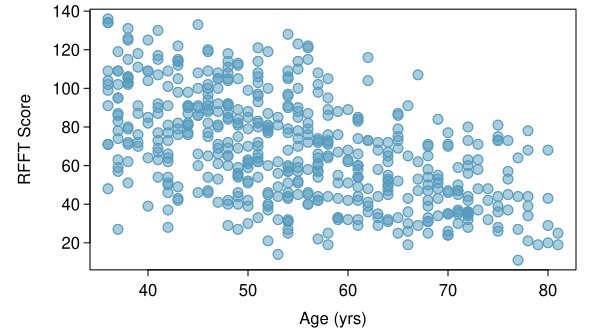

This figure's R source:
library(openintro)
data(COL)

myPDF("statinsAgeRFFTPlot.pdf",
      6,
      3.3,
      mar = c(3, 4.5, 0.5, 1.2),
      mgp = c(2.8, 0.5, 0))
plot(statins.samp$Age,
     statins.samp$RFFT,
     pch = 19,
     cex = 1.3,
     col = COL[1, 3],
     xlab = "",
     ylab = "RFFT Score")
points(statins.samp$Age,
       statins.samp$RFFT,
       cex = 1.3,
       col = COL[1])
mtext("Age (yrs)", 1, 1.9)

dev.off()

abline(lm(statins.samp$RFFT ~ statins.samp$Age))
lm(statins.samp$RFFT ~ statins.samp$Age)

View(as.matrix(resid(lm(statins.samp$RFFT ~ statins.samp$Age))))

hist(resid(lm(statins.samp$RFFT ~ statins.samp$Age)))
summary(resid(lm(statins.samp$RFFT ~ statins.samp$Age)))
